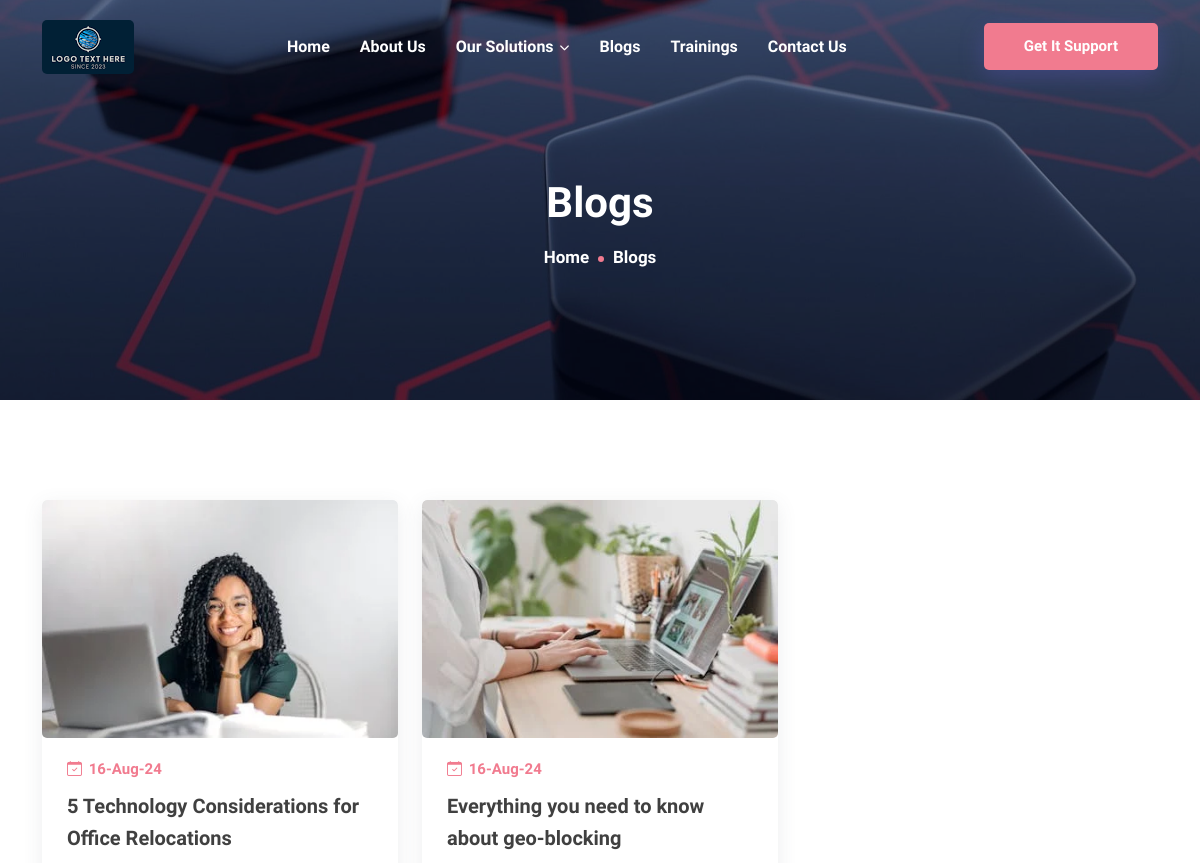
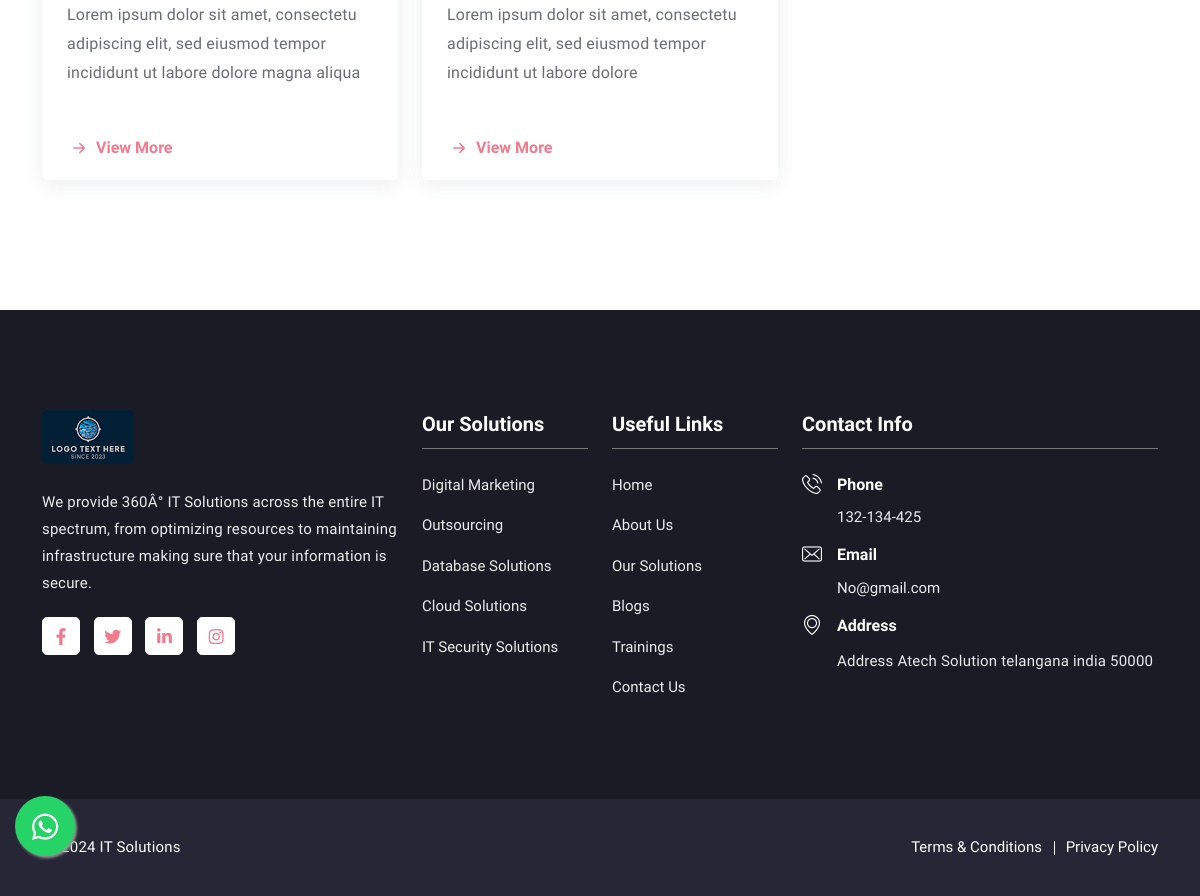
Screenshot of /blog.php with the database file from the repository (2 pictures, top to bottom).
### tables this page shows
CREATE TABLE `general_tbl` (
  `general_id` int(11) NOT NULL,
  `general_imgicon` varchar(255) NOT NULL,
  `general_companyname` text NOT NULL,
  `general_contactpersonname` varchar(255) NOT NULL,
  `general_address` text NOT NULL,
  `general_pincode` varchar(255) NOT NULL,
  `general_city` varchar(255) NOT NULL,
  `general_county` varchar(255) NOT NULL,
  `general_currancy` varchar(255) NOT NULL,
  `general_sessionid` varchar(255) NOT NULL,
  `general_sessionmonth` varchar(255) NOT NULL,
  `general_phoneno` varchar(255) NOT NULL,
  `general_emailid` varchar(255) NOT NULL,
  `general_entrydt` varchar(255) NOT NULL,
  `general_status` int(11) NOT NULL DEFAULT 1,
  `genaral_addby` int(11) NOT NULL,
  `general_currencysysmbol` varchar(255) NOT NULL,
  `general_gstno` varchar(255) NOT NULL,
  `general_gstpercentage` varchar(255) NOT NULL,
  `general_numberemi` varchar(255) NOT NULL,
  `general_numberlatepay` varchar(255) NOT NULL,
  `general_adnacepaymnetpercentage` varchar(255) NOT NULL,
  `general_mobilno` varchar(255) NOT NULL,
  `general_website` text NOT NULL,
  `general_panno` varchar(255) NOT NULL,
  `general_financial_start_date` varchar(255) NOT NULL,
  `general_financial_end_date` varchar(255) NOT NULL,
  `genaral_statename` varchar(255) NOT NULL,
  `general_half_day_starttime` varchar(255) NOT NULL,
  `general_half_day_endtime` varchar(255) NOT NULL,
  `general_full_dat_starttime` varchar(255) NOT NULL,
  `general_full_dat_endtime` varchar(255) NOT NULL,
  `general_mendetory_holiday` varchar(255) NOT NULL,
  `general_additionweek_holiday` int(11) NOT NULL DEFAULT 0 COMMENT '0=no, 1yes',
  `general_additianl_day` varchar(255) NOT NULL,
  `general_week` varchar(255) NOT NULL,
  `general_holiday_count_leave_status` int(11) NOT NULL DEFAULT 0 COMMENT '0=not count,1=count',
  `general_week_off` int(11) NOT NULL DEFAULT 1 COMMENT '1=count,0=not count',
  `general_leave_carry_forword` int(11) NOT NULL DEFAULT 1 COMMENT '1=forword,0=not forword',
  `general_holiday_start_date` varchar(255) NOT NULL,
  `general_holiday_end_date` varchar(255) NOT NULL,
  `general_highest_auth` varchar(255) NOT NULL,
  `general_fax` varchar(255) NOT NULL,
  `general_iframe_address` text NOT NULL,
  `general_facebook` text NOT NULL,
  `general_twitter` text NOT NULL,
  `general_linkedin` text NOT NULL,
  `general_pinterest` text NOT NULL,
  `general_whatsapp` text NOT NULL,
  `general_instagram` text NOT NULL,
  `general_googleplus` text NOT NULL,
  `general_skype` text NOT NULL,
  `general_about_us` text NOT NULL,
  `site_background_color` varchar(255) DEFAULT NULL,
  `site_header_type` varchar(255) DEFAULT NULL,
  `site_layout` varchar(255) DEFAULT NULL,
  `site_theam_color` varchar(255) DEFAULT NULL,
  `general_gstno_per` varchar(255) NOT NULL,
  `travel_link` varchar(255) NOT NULL,
  `accommodation_link` varchar(255) NOT NULL,
  `image_2` varchar(255) NOT NULL
);

CREATE TABLE `banner` (
  `banner_id` int(11) NOT NULL,
  `banner_page_name` varchar(255) NOT NULL,
  `banner_page_banner` text NOT NULL,
  `banner_page_status` int(11) NOT NULL DEFAULT 1,
  `banner_page_date_time` varchar(255) NOT NULL,
  `banner_added_by` varchar(255) NOT NULL
);

CREATE TABLE `blog` (
  `blog_id` int(11) NOT NULL,
  `blog_title` text NOT NULL,
  `blog_image` text NOT NULL,
  `blog_status` int(11) NOT NULL DEFAULT 1,
  `blog_datetime` varchar(255) NOT NULL,
  `blog_description` text NOT NULL,
  `blog_slug` text NOT NULL,
  `blog_cover_image` varchar(255) NOT NULL,
  `blog_small_description` varchar(255) NOT NULL,
  `blog_add_by` varchar(255) NOT NULL,
  `seo_keyword` text NOT NULL,
  `seo_description` text NOT NULL,
  `blog_popular` varchar(255) NOT NULL
);

CREATE TABLE `services` (
  `services_id` int(11) NOT NULL,
  `services_title` varchar(255) NOT NULL,
  `services_image` varchar(255) NOT NULL,
  `services_status` int(11) NOT NULL DEFAULT 1,
  `services_datetime` varchar(255) NOT NULL,
  `services_description` text NOT NULL,
  `services_slug` varchar(255) NOT NULL,
  `services_cover_image` varchar(255) NOT NULL,
  `services_small_description` text NOT NULL,
  `services_add_by` varchar(255) NOT NULL,
  `seo_keyword` text NOT NULL,
  `seo_description` text NOT NULL,
  `services_features_status` varchar(255) NOT NULL COMMENT '1 = features ',
  `services_about` varchar(255) NOT NULL COMMENT '1 = ''about_page'''
);

### blog.php (the view)
<?php
include('./includes/header.php'); ?>
	<div class="page-title-area item-bg1"  style="background-image:url(<?php
		while ($banner = mysqli_fetch_assoc($banner_query)) {
			if (empty($banner['banner_page_banner'])) {
				echo ROOT_URL.'assets/img/page-title-bg.jpg';
			}
			else {
				echo ROOT_URL.'upload/header/'. $banner['banner_page_banner'];
			}
		}
		?>)">
			<div class="d-table">
				<div class="d-table-cell">
					<div class="container">
						<div class="page-title-content">
							<h2>Blogs</h2>
							<ul>
								<li><a href="index.php">Home</a>
								</li>
								<li>Blogs</li>
							</ul>
						</div>
					</div>
				</div>
			</div>
	</div>
	<section class="blog-section section-padding">
		<div class="container">
			<div class="row">
			<?php
              $selectquery_blog = "select * from blog where blog_status = '1'  ORDER BY blog_id DESC ";
              $query_blog = mysqli_query($con, $selectquery_blog);
              while ($blog = mysqli_fetch_assoc($query_blog)) {
            ?>
				<div class="col-lg-4 col-md-6">
					<div class="blog-single-item">
						<div class="blog-image">
							<a href="single-blog.html">
							<a href="<?php echo ROOT_URL;?>blog_details.php/<?php echo $blog['blog_slug']?>"> <img src='<?php echo ROOT_URL ."upload/blog/" . $blog ['blog_image']; ?>'
                                alt="<?php echo $blog['blog_title'] ?> "></a>
							</a>
						</div>
						<div class="blog-description">
							<ul class="blog-info">
								<li>
									<i class="bi bi-calendar-check"></i> <?php echo $blog['blog_datetime']; ?>
								</li>
							</ul>
							<div class="blog-text">
								<h3>
								<a href="<?php echo ROOT_URL;?>blog_details.php/<?php echo $blog['blog_slug']?>"><?php echo $blog['blog_title'] ?></a>
                                </h3>
								<p><?php echo $blog['blog_small_description'] ?></p>
							 <a href="<?php echo ROOT_URL;?>blog_details.php/<?php echo $blog['blog_slug']?>" class="read-more  mt-5"><i class="bi bi-arrow-right-short"></i> View More</a>
							</div>
						</div>
					</div>
				</div>
				<?php } ?>
			</div>
		</div>
	</section>
<?php
include('./includes/footer.php'); ?>

### includes/header.php (shortened to what this page needs)
<?php
    include 'admin/includeadmin/db_connect.php';
	  $admin_nameee = basename($_SERVER['SCRIPT_NAME']);
	   $user_fetch = "select * from `general_tbl` where `general_status`= '1'";
	   $query = mysqli_query($con, $user_fetch);
	   $general = mysqli_fetch_assoc($query);
	   $banner_sql = "SELECT * FROM `banner` WHERE banner_page_status='1' AND banner_page_name ='$admin_nameee'";
	   $banner_query = mysqli_query($con, $banner_sql);
?>
<!doctype html>
<html lang="zxx">
<head>
	<link rel="stylesheet" href="<?php echo ROOT_URL?>assets/css/bootstrap.min.css">
	<link rel="stylesheet" href="<?php echo ROOT_URL?>assets/css/animate.min.css">
	<link rel="stylesheet" href="<?php echo ROOT_URL?>assets/css/flaticon.css">
	<link rel="stylesheet" href="<?php echo ROOT_URL?>assets/css/fontawesome.min.css">
	<link rel="stylesheet" href="<?php echo ROOT_URL?>assets/css/bootstrap-icons.css">
	<link rel="stylesheet" href="<?php echo ROOT_URL?>assets/css/meanmenu.css">
	<link rel="stylesheet" href="<?php echo ROOT_URL?>assets/css/magnific-popup.min.css">
	<link rel="stylesheet" href="<?php echo ROOT_URL?>assets/css/swiper.min.css">
	<link rel="stylesheet" href="<?php echo ROOT_URL?>assets/css/owl.carousel.min.css">
	<link rel="stylesheet" href="<?php echo ROOT_URL?>assets/css/style.css">
	<link rel="stylesheet" href="<?php echo ROOT_URL?>assets/css/responsive.css">
	<link rel="stylesheet" href="https://cdnjs.cloudflare.com/ajax/libs/font-awesome/6.4.0/css/all.min.css">
</head>
<body>
	<div class="navbar-area">
		<div class="techvio-nav">
			<div class="container">
				<nav class="navbar navbar-expand-md navbar-light">
					<a class="navbar-brand" href="index.html">
						<img src="<?php echo ROOT_URL ."upload/general/logo/" . $general['general_imgicon']; ?>" class="white-logo" alt="logo">
					</a>
					<div class="collapse navbar-collapse mean-menu" id="navbarSupportedContent">
						<ul class="navbar-nav">
                            <li class="nav-item">
								<a class="<?php if($admin_nameee =='index.php'){echo 'active';}?>" href="<?php echo ROOT_URL?>index.php">Home</a>
							</li>
							<li class="nav-item">
								<a class="<?php if($admin_nameee =='about-us.php'){echo 'active';}?>"  href="<?php echo ROOT_URL?>about-us.php">About Us</a>
							</li>
							<li class="nav-item">
								<a class="<?php if($admin_nameee =='our-solutions.php'){echo 'active';}?>"  href="<?php echo ROOT_URL?>our-solutions.php">Our Solutions <i class="fas fa-chevron-down"></i></a>
							</li>
							<li class="nav-item">
								<a class="<?php if($admin_nameee =='blog.php'){echo 'active';}?>"    href="<?php echo ROOT_URL?>blog.php">Blogs</a>
							</li>
							<li class="nav-item">
								<a class="<?php if($admin_nameee =='trainings.php'){echo 'active';}?>" href="<?php echo ROOT_URL?>trainings.php">Trainings</a>
							</li>
							<li class="nav-item">
								<a class="<?php if($admin_nameee =='contact-us.php'){echo 'active';}?>"  href="<?php echo ROOT_URL?>contact-us.php">Contact Us</a>
							</li>
						</ul>
						<div class="other-option">
							<a class="default-btn" href="<?php echo ROOT_URL?>contact-us.php">Get It Support <span></span></a>
						</div>
					</div>
				</nav>
			</div>
		</div>
	</div>

### includes/footer.php (shortened to what this page needs)
	<section class="footer-subscribe-wrapper">
    <div class="footer-area ptb-100">
			<div class="container">
				<div class="row">
					<div class="col-lg-4 col-md-6 col-sm-6">
						<div class="single-footer-widget">
							<a class="footer-logo" href="#">
								<img src="<?php echo ROOT_URL ."upload/general/logo/" . $general['general_imgicon']; ?>" class="white-logo" alt="logo">
							</a>
                            <p><?php echo $general['general_about_us'];?></p>
							<ul class="footer-social">
								<?php
                                    if ($general['general_facebook'] != '#') {
                                        ?>
                                            <li class="list-inline-item "><a target="_blank" href="<?php echo $general['general_facebook'] ?>"><i class="fab fa-facebook-f" ></i></a></li>
                                        <?php
                                    }
                                    if ($general['general_twitter'] != '#') {
                                        ?>
                                            <li class="list-inline-item"><a target="_blank" href="<?php echo $general['general_twitter'] ?>"><i class="fab fa-twitter" ></i></a></li>
                                        <?php
                                    }
                                    if ($general['general_linkedin'] != '#') {
                                        ?>
                                            <li class="list-inline-item"><a target="_blank" href="<?php echo $general['general_linkedin'] ?>"><i class="fab fa-linkedin-in" ></i></a></li>
                                        <?php
                                    }
                                        ?>
                                        <?php
                                    if ($general['general_instagram'] != '#') {
                                        ?>
                                         <li class="list-inline-item"><a target="_blank" href="<?php echo $general['general_instagram'] ?>"><i class="fab fa-instagram" ></i></a></li>
                                        <?php
                                    }
                            ?>
							</ul>
						</div>
					</div>
					<div class="col-lg-2 col-md-6 col-sm-6">
						<div class="single-footer-widget">
							<div class="footer-heading">
								<h3>Our Solutions</h3>
							</div>
							<ul class="footer-quick-links">
							<?php
                                    $blog_detailquery2 = "SELECT * FROM services Where services_status='1' ORDER BY services_id DESC LIMIT 5";
                                    $blog_run = mysqli_query($con, $blog_detailquery2);
                                    while($blog_related_list = mysqli_fetch_assoc($blog_run)){
                                ?>
                                <li><a href="<?php echo ROOT_URL;?>solution_details.php/<?php echo $blog_related_list['services_slug']?>"><?php echo $blog_related_list['services_title'] ?></a></li>
                                <?php } ?>
							</ul>
						</div>
					</div>
					<div class="col-lg-2 col-md-6 col-sm-6">
						<div class="single-footer-widget">
							<div class="footer-heading">
								<h3>Useful Links</h3>
							</div>
							<ul class="footer-quick-links">
							    <li><a href="<?php echo ROOT_URL?>index.php">Home</a></li>
								<li><a href="<?php echo ROOT_URL?>about-us.php">About Us</a></li>
								<li><a href="<?php echo ROOT_URL?>our-solutions.php">Our Solutions</a></li>
								<li><a href="<?php echo ROOT_URL?>blog.php">Blogs</a></li>
								<li><a href="<?php echo ROOT_URL?>trainings.php">Trainings</a></li>
								<li><a href="<?php echo ROOT_URL?>contact-us.php">Contact Us</a></li>
							</ul>
						</div>
					</div>
					<div class="col-lg-4 col-md-6 col-sm-6">
						<div class="single-footer-widget">
							<div class="footer-heading">
								<h3>Contact Info</h3>
							</div>
							<div class="footer-info-contact">
								<i class="flaticon-phone-call"></i>
								<h3>Phone</h3>
								<span><a href="tel:<?php echo $general['general_mobilno'] ?>"><?php echo $general['general_mobilno'] ?></a></span>
							</div>
							<div class="footer-info-contact">
								<i class="flaticon-envelope"></i>
								<h3>Email</h3>
								<span><a href="mailto:<?php echo $general['general_emailid'] ?>"><?php echo $general['general_emailid'] ?></a></span>
							</div>
							<div class="footer-info-contact">
								<i class="flaticon-placeholder"></i>
								<h3>Address</h3>
								<p><?php echo $general['general_address'] ?></p>
							</div>
						</div>
					</div>
				</div>
			</div>
		</div>
		<a  class="whats-app" href="<?php echo $general['general_whatsapp'] ?>" target="_blank">
    <i class="fab fa-whatsapp my-float"></i></a>
	</section>
	<div class="copyright-area">
		<div class="container">
			<div class="row align-items-center">
				<div class="col-lg-6 col-md-6">
					<p><i class="far fa-copyright"></i> 2024 <?php echo $general['general_companyname'] ?> </p>
				</div>
				<div class="col-lg-6 col-md-6">
					<ul>
						<li><a href="<?php echo ROOT_URL?>terms-and-conditions.php">Terms & Conditions</a></li>
						<li><a href="<?php echo ROOT_URL?>privacy-policy.php">Privacy Policy</a></li>
					</ul>
				</div>
			</div>
		</div>
	</div>
</body>
</html>

### rows the page displays
general_tbl: general_imgicon (picture), general_about_us "We provide 360Â° IT Solutions across the entire IT spectrum, from optimizing resources to maintaining infrastructure making sure that your information is secure.", general_mobilno "132-134-425", general_emailid "No@gmail.com", general_address "Address Atech Solution telangana india 50000", general_companyname "IT Solutions"
banner: banner_page_banner (picture)
blog: blog_image (picture), blog_datetime "16-Aug-24", blog_title "5 Technology Considerations for Office Relocations", blog_small_description "Lorem ipsum dolor sit amet, consectetu adipiscing elit, sed eiusmod tempor incididunt ut labore dolore magna aliqua"
blog: blog_image (picture), blog_datetime "16-Aug-24", blog_title "Everything you need to know about geo-blocking", blog_small_description "Lorem ipsum dolor sit amet, consectetu adipiscing elit, sed eiusmod tempor incididunt ut labore dolore"
services: services_title "Digital Marketing"
services: services_title "Outsourcing"
services: services_title "Database Solutions"
services: services_title "Cloud Solutions"
services: services_title "IT Security Solutions"
